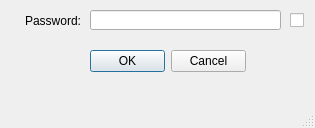
<?xml version="1.0" encoding="UTF-8"?>
<ui version="4.0">
 <class>enterPasswordWindow</class>
 <widget class="QMainWindow" name="enterPasswordWindow">
  <property name="geometry">
   <rect>
    <x>0</x>
    <y>0</y>
    <width>315</width>
    <height>128</height>
   </rect>
  </property>
  <property name="windowTitle">
   <string>Account Verification</string>
  </property>
  <widget class="QWidget" name="centralwidget">
   <widget class="QLabel" name="enterPasswordLabel">
    <property name="geometry">
     <rect>
      <x>0</x>
      <y>10</y>
      <width>81</width>
      <height>21</height>
     </rect>
    </property>
    <property name="text">
     <string>Password:</string>
    </property>
    <property name="alignment">
     <set>Qt::AlignRight|Qt::AlignTrailing|Qt::AlignVCenter</set>
    </property>
   </widget>
   <widget class="QLineEdit" name="lineEdit">
    <property name="geometry">
     <rect>
      <x>90</x>
      <y>10</y>
      <width>191</width>
      <height>20</height>
     </rect>
    </property>
   </widget>
   <widget class="QDialogButtonBox" name="passButtonBox">
    <property name="geometry">
     <rect>
      <x>90</x>
      <y>50</y>
      <width>156</width>
      <height>23</height>
     </rect>
    </property>
    <property name="standardButtons">
     <set>QDialogButtonBox::Cancel|QDialogButtonBox::Ok</set>
    </property>
   </widget>
   <widget class="QCheckBox" name="viewPassBox">
    <property name="geometry">
     <rect>
      <x>290</x>
      <y>10</y>
      <width>21</width>
      <height>21</height>
     </rect>
    </property>
    <property name="text">
     <string/>
    </property>
   </widget>
  </widget>
  <widget class="QMenuBar" name="menubar">
   <property name="geometry">
    <rect>
     <x>0</x>
     <y>0</y>
     <width>315</width>
     <height>21</height>
    </rect>
   </property>
  </widget>
  <widget class="QStatusBar" name="statusbar"/>
 </widget>
 <resources/>
 <connections/>
</ui>
